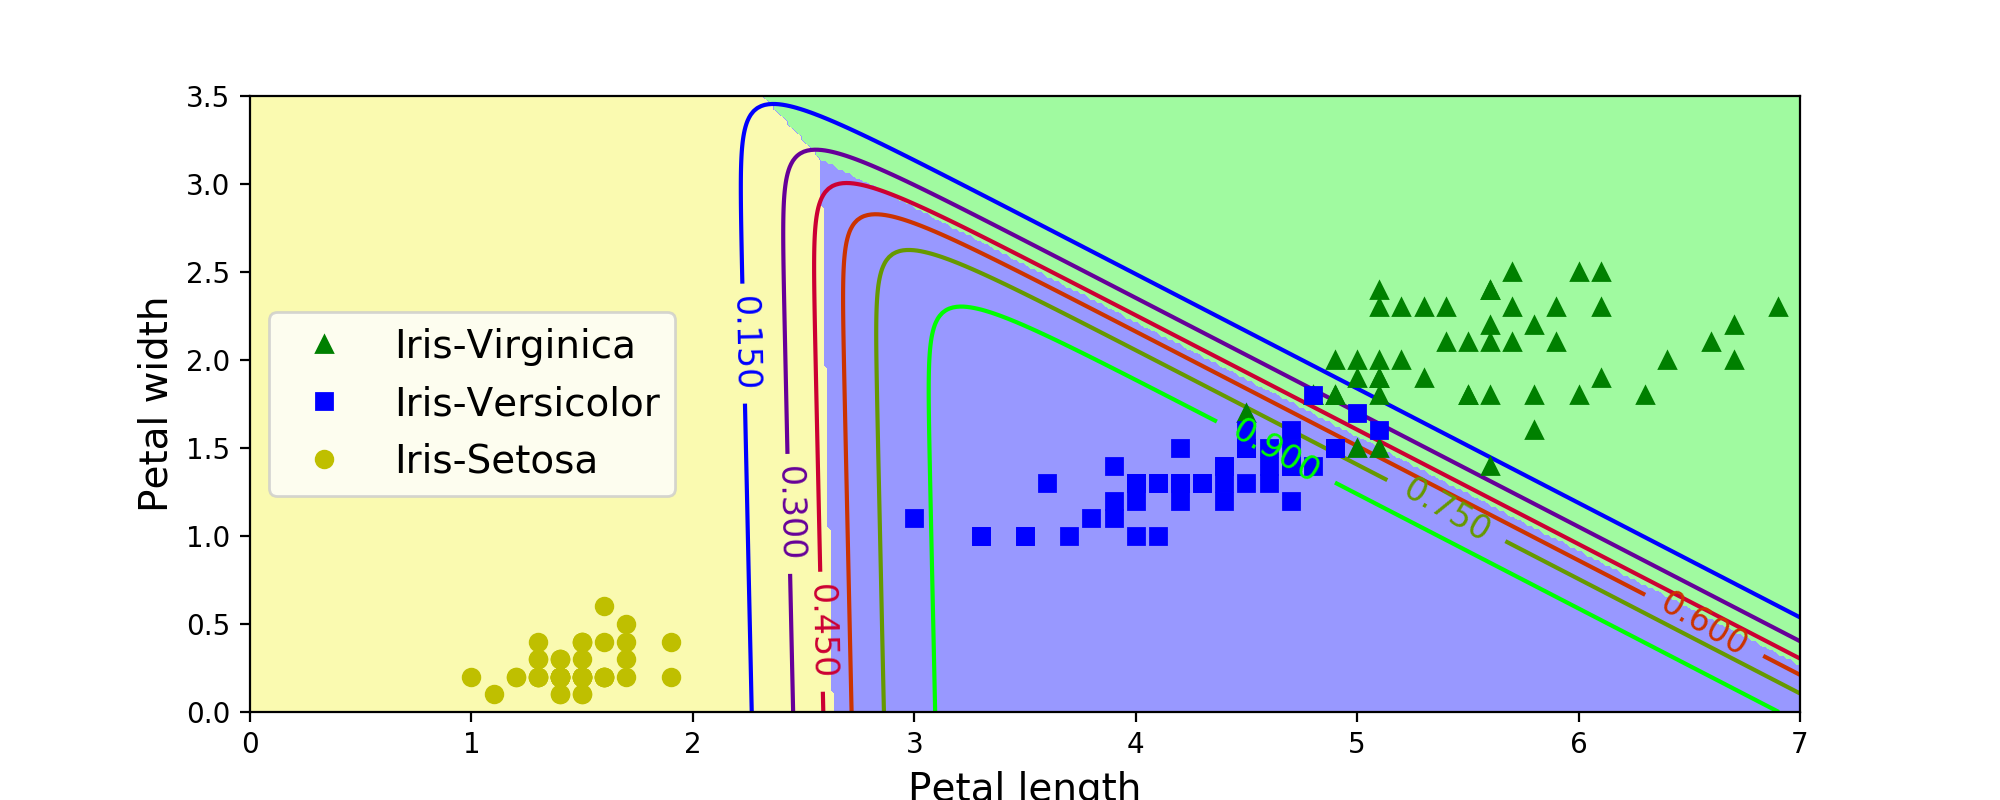

Source code (Python):
from sklearn import datasets
from sklearn.linear_model import LogisticRegression
import pandas as pd
import numpy as np
import matplotlib.pyplot as plt
from matplotlib.colors import ListedColormap

iris = datasets.load_iris()
print(list(iris.keys()))

X = iris["data"][:, (2, 3)]  # petal length, petal width
y = iris["target"]

x0, x1 = np.meshgrid(
        np.linspace(0, 8, 500).reshape(-1, 1),
        np.linspace(0, 3.5, 200).reshape(-1, 1),
    )
X_new = np.c_[x0.ravel(), x1.ravel()]

softmax_reg = LogisticRegression(multi_class="multinomial",solver="lbfgs", C=10, random_state=42)
softmax_reg.fit(X, y)
y_proba = softmax_reg.predict_proba(X_new)
y_predict = softmax_reg.predict(X_new)

zz1 = y_proba[:, 1].reshape(x0.shape)
zz = y_predict.reshape(x0.shape)

plt.figure(figsize=(10, 4))
plt.plot(X[y==2, 0], X[y==2, 1], "g^", label="Iris-Virginica")
plt.plot(X[y==1, 0], X[y==1, 1], "bs", label="Iris-Versicolor")
plt.plot(X[y==0, 0], X[y==0, 1], "yo", label="Iris-Setosa")

custom_cmap = ListedColormap(['#fafab0','#9898ff','#a0faa0'])

plt.contourf(x0, x1, zz, cmap=custom_cmap)
contour = plt.contour(x0, x1, zz1, cmap=plt.cm.brg)
plt.clabel(contour, inline=1, fontsize=12)
plt.xlabel("Petal length", fontsize=14)
plt.ylabel("Petal width", fontsize=14)
plt.legend(loc="center left", fontsize=14)
plt.axis([0, 7, 0, 3.5])
print("softmax_regression_contour_plot")
plt.show()
